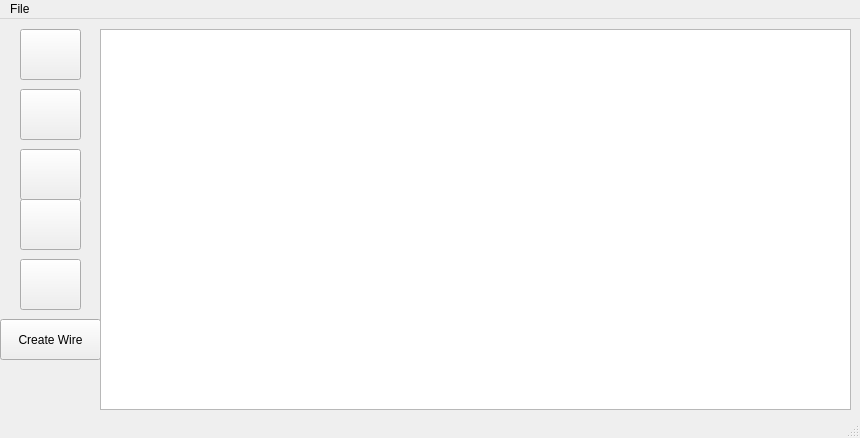
<?xml version="1.0" encoding="UTF-8"?>
<ui version="4.0">
 <class>MainWindow</class>
 <widget class="QMainWindow" name="MainWindow">
  <property name="geometry">
   <rect>
    <x>0</x>
    <y>0</y>
    <width>860</width>
    <height>438</height>
   </rect>
  </property>
  <property name="windowTitle">
   <string>svLumpedPM2</string>
  </property>
  <widget class="QWidget" name="centralwidget">
   <widget class="QPushButton" name="Resistor">
    <property name="geometry">
     <rect>
      <x>20</x>
      <y>10</y>
      <width>61</width>
      <height>51</height>
     </rect>
    </property>
    <property name="toolTip">
     <string>Resistor</string>
    </property>
    <property name="statusTip">
     <string>Click to Create Resistor</string>
    </property>
    <property name="text">
     <string/>
    </property>
    <property name="icon">
     <iconset>
      <normaloff>Resistor.png</normaloff>Resistor.png</iconset>
    </property>
    <property name="iconSize">
     <size>
      <width>45</width>
      <height>50</height>
     </size>
    </property>
   </widget>
   <widget class="QPushButton" name="Capacitor">
    <property name="geometry">
     <rect>
      <x>20</x>
      <y>70</y>
      <width>61</width>
      <height>51</height>
     </rect>
    </property>
    <property name="toolTip">
     <string>Capacitor</string>
    </property>
    <property name="statusTip">
     <string>Click to Create Capacitor</string>
    </property>
    <property name="text">
     <string/>
    </property>
    <property name="icon">
     <iconset>
      <normaloff>capacitor.png</normaloff>capacitor.png</iconset>
    </property>
    <property name="iconSize">
     <size>
      <width>50</width>
      <height>50</height>
     </size>
    </property>
   </widget>
   <widget class="QPushButton" name="Inductor">
    <property name="geometry">
     <rect>
      <x>20</x>
      <y>130</y>
      <width>61</width>
      <height>51</height>
     </rect>
    </property>
    <property name="toolTip">
     <string>Inductor</string>
    </property>
    <property name="statusTip">
     <string>Click to Create Inductor</string>
    </property>
    <property name="text">
     <string/>
    </property>
    <property name="icon">
     <iconset>
      <normaloff>Inductor.png</normaloff>Inductor.png</iconset>
    </property>
    <property name="iconSize">
     <size>
      <width>45</width>
      <height>45</height>
     </size>
    </property>
   </widget>
   <widget class="QPushButton" name="DCVoltageSource">
    <property name="geometry">
     <rect>
      <x>20</x>
      <y>180</y>
      <width>61</width>
      <height>51</height>
     </rect>
    </property>
    <property name="toolTip">
     <string>DC Voltage Source</string>
    </property>
    <property name="statusTip">
     <string>Click to Create DC Voltage Source</string>
    </property>
    <property name="text">
     <string/>
    </property>
    <property name="icon">
     <iconset>
      <normaloff>DCVoltageSource.png</normaloff>DCVoltageSource.png</iconset>
    </property>
    <property name="iconSize">
     <size>
      <width>50</width>
      <height>50</height>
     </size>
    </property>
   </widget>
   <widget class="QPushButton" name="Diode">
    <property name="geometry">
     <rect>
      <x>20</x>
      <y>240</y>
      <width>61</width>
      <height>51</height>
     </rect>
    </property>
    <property name="toolTip">
     <string>Diode</string>
    </property>
    <property name="statusTip">
     <string>Click to Create Diode</string>
    </property>
    <property name="text">
     <string/>
    </property>
    <property name="icon">
     <iconset>
      <normaloff>Diode.png</normaloff>Diode.png</iconset>
    </property>
    <property name="iconSize">
     <size>
      <width>45</width>
      <height>60</height>
     </size>
    </property>
   </widget>
   <widget class="QPushButton" name="DrawLine">
    <property name="geometry">
     <rect>
      <x>0</x>
      <y>300</y>
      <width>101</width>
      <height>41</height>
     </rect>
    </property>
    <property name="toolTip">
     <string>Create Wire</string>
    </property>
    <property name="statusTip">
     <string>Click to Create Wire</string>
    </property>
    <property name="text">
     <string>Create Wire</string>
    </property>
    <property name="iconSize">
     <size>
      <width>45</width>
      <height>60</height>
     </size>
    </property>
   </widget>
   <widget class="CircuitView" name="graphicsView">
    <property name="geometry">
     <rect>
      <x>100</x>
      <y>10</y>
      <width>751</width>
      <height>381</height>
     </rect>
    </property>
   </widget>
  </widget>
  <widget class="QMenuBar" name="menubar">
   <property name="geometry">
    <rect>
     <x>0</x>
     <y>0</y>
     <width>860</width>
     <height>22</height>
    </rect>
   </property>
   <property name="defaultUp">
    <bool>false</bool>
   </property>
   <property name="nativeMenuBar">
    <bool>false</bool>
   </property>
   <widget class="QMenu" name="menuFile">
    <property name="title">
     <string>File </string>
    </property>
    <addaction name="actionNew"/>
    <addaction name="actionOpen"/>
    <addaction name="separator"/>
    <addaction name="actionSave"/>
    <addaction name="separator"/>
    <addaction name="actionQuit"/>
   </widget>
   <addaction name="menuFile"/>
  </widget>
  <widget class="QStatusBar" name="statusbar"/>
  <action name="actionNew">
   <property name="text">
    <string>New</string>
   </property>
  </action>
  <action name="actionOpen">
   <property name="text">
    <string>Open</string>
   </property>
  </action>
  <action name="actionSave">
   <property name="text">
    <string>Save</string>
   </property>
  </action>
  <action name="actionQuit">
   <property name="text">
    <string>Quit</string>
   </property>
  </action>
 </widget>
 <customwidgets>
  <customwidget>
   <class>CircuitView</class>
   <extends>QGraphicsView</extends>
   <header>circuitview.h</header>
  </customwidget>
 </customwidgets>
 <resources/>
 <connections/>
</ui>
